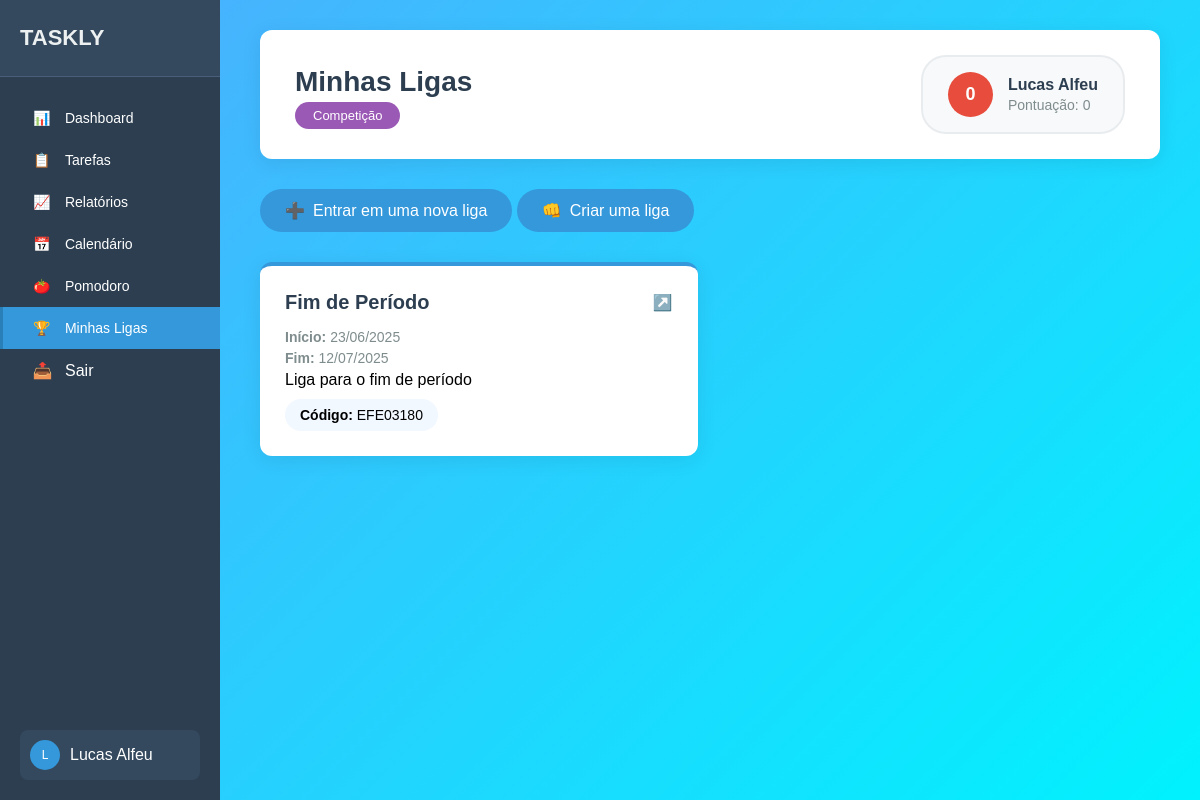
The app's page /criar-liga/ligas/ (signed in), older data.
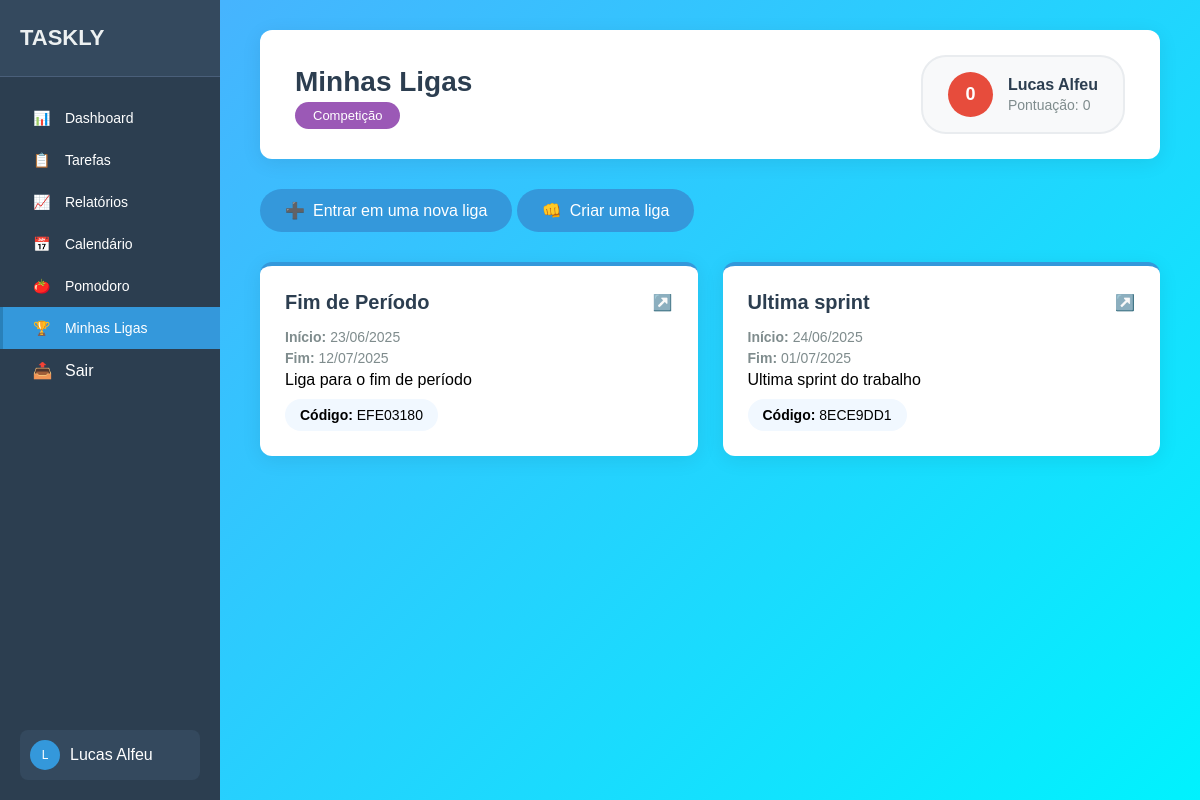
The same page, newer data.
### leaderboard/models.py (models this page shows, shortened)
class Liga(models.Model):
    nome = models.CharField(max_length=100)
    descricao = models.TextField(blank=True)
    data_inicio = models.DateField(null=True, blank=True)
    data_fim = models.DateField(null=True, blank=True)
    codigo_convite = models.CharField(
        max_length=20,
        unique=True,
        default=gerar_codigo_convite,
        help_text="Código para ingresso na liga.",
    )
    competidores = models.ManyToManyField(
        Competidor,
        through="Participacao",
        related_name="ligas",
    )
    class Meta:
        verbose_name = "liga"
        verbose_name_plural = "ligas"

### leaderboard/views.py (the view)
# urls.py: path('criar-liga/ligas/', views.minhas_ligas, name='minhas_ligas'),
@login_required
def minhas_ligas(request):
    try:
        competidor = request.user.competidor
        ligas = competidor.ligas.all()  # relacionamento ManyToMany
    except Competidor.DoesNotExist:
        ligas = []
    return render(request, 'minhas_ligas.html', {'ligas': ligas})

### tasks/novos_context.py (called while the page is built)
def lista_tarefas_do_dia(request):
    today = timezone.now()
    lista_tarefas = Task.objects.all().filter(
        completo=False,
        data_vencimento=today
    )
    total_tarefas = lista_tarefas.count()
    return {"lista_tarefas_do_dia_geral": lista_tarefas, "total_tarefas_do_dia_geral": total_tarefas}

def lista_tarefas_afazer(request):
    now = timezone.now()
    lista_tarefas = Task.objects.all().filter(
        completo=False,
        data_vencimento__gte=now
    )
    total_tarefas = lista_tarefas.count()
    return {"lista_tarefas_afazer_geral": lista_tarefas, "total_tarefas_afazer_geral": total_tarefas}

def lista_tarefas_concluidas(request):
    lista_tarefas = Task.objects.all().filter(
        completo=True,
    )
    total_tarefas = lista_tarefas.count()
    return {"lista_tarefas_concluidas_geral": lista_tarefas, "total_tarefas_concluidas_geral": total_tarefas}

### leaderboard/migrations/templates/minhas_ligas.html (shortened to what the changed rows need)
<!DOCTYPE html>
<html lang="pt-br">
<head>
</head>
<body>
    <div class="sidebar">
        <div class="sidebar-header">
            <a href="{% url 'leaderboard:homepage' %}" style="text-decoration: none"><h2>TASKLY</h2></a>
        </div>
        </div>
    <div class="main-content">
        <div class="page-header">
            <div class="header-left">
                <h1>Minhas Ligas</h1>
            </div>
        </div>
        <div class="league-grid">
            {% if ligas %}
                {% for liga in ligas %}
                <div class="league-card">
                    <div class="league-header">
                        <h3 class="league-title">{{ liga.nome }}</h3>
                        <a href="{% url 'leaderboard:detalhe_liga' liga.id %}" style="text-decoration: none; color: #3498db;">↗️</a>
                    </div>
                    <div class="league-meta">
                        <strong>Início:</strong> {{ liga.data_inicio|date:"d/m/Y" }}
                    </div>
                    <div class="league-meta">
                        <strong>Fim:</strong> {{ liga.data_fim|date:"d/m/Y" }}
                    </div>
                    <p>{{ liga.descricao|default:"Sem descrição." }}</p>
                    <div class="league-code">
                        <strong>Código:</strong> {{ liga.codigo_convite }}
                    </div>
                </div>
                {% endfor %}
            {% else %}
                <div style="grid-column: 1 / -1; text-align: center; padding: 40px;">
                    <h3 style="color: #7f8c8d; margin-bottom: 20px;">Você ainda não participa de nenhuma liga</h3>
                    <p>Use o código de convite para entrar em uma liga ou crie a sua própria</p>
                </div>
            {% endif %}
        </div>
    </div>
</body>
</html>

Row changes from the older to the newer data that the page shows:
added Liga: nome "Ultima sprint", data_inicio "24/06/2025", data_fim "01/07/2025", descricao "Ultima sprint do trabalho", codigo_convite "8ECE9DD1"
